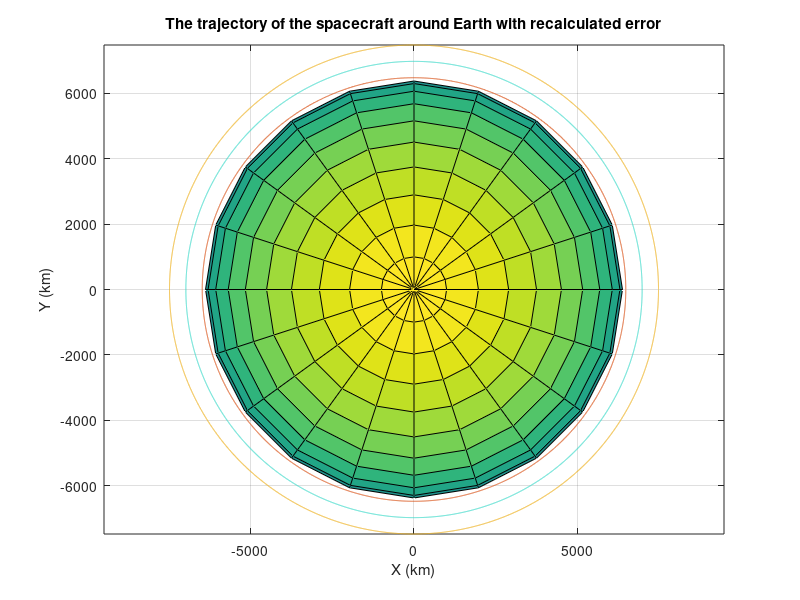
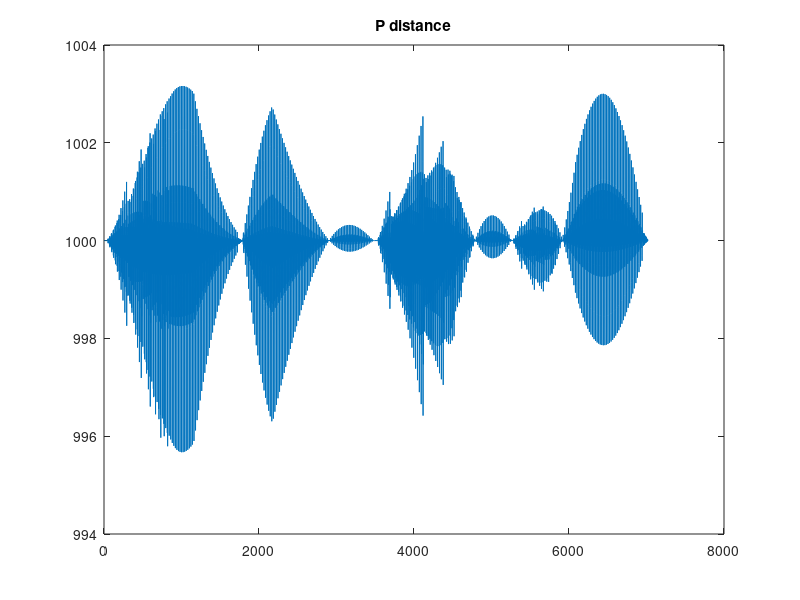
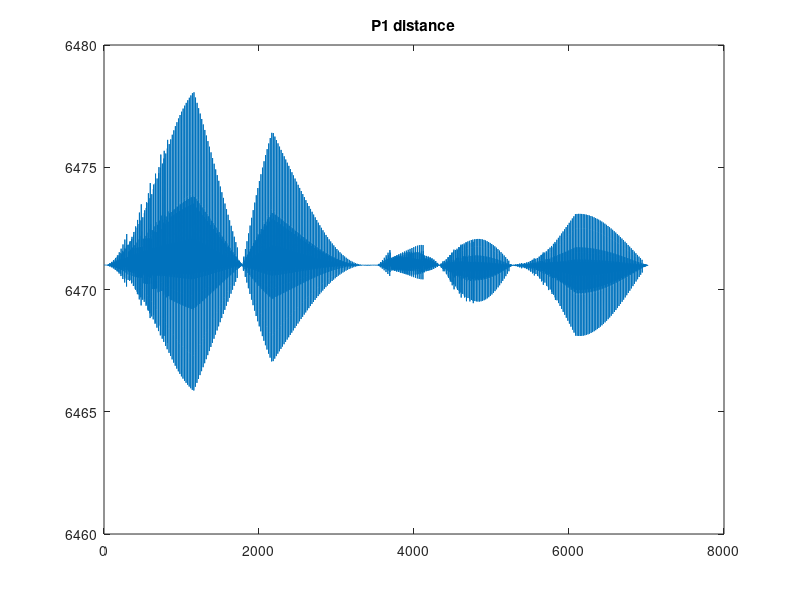
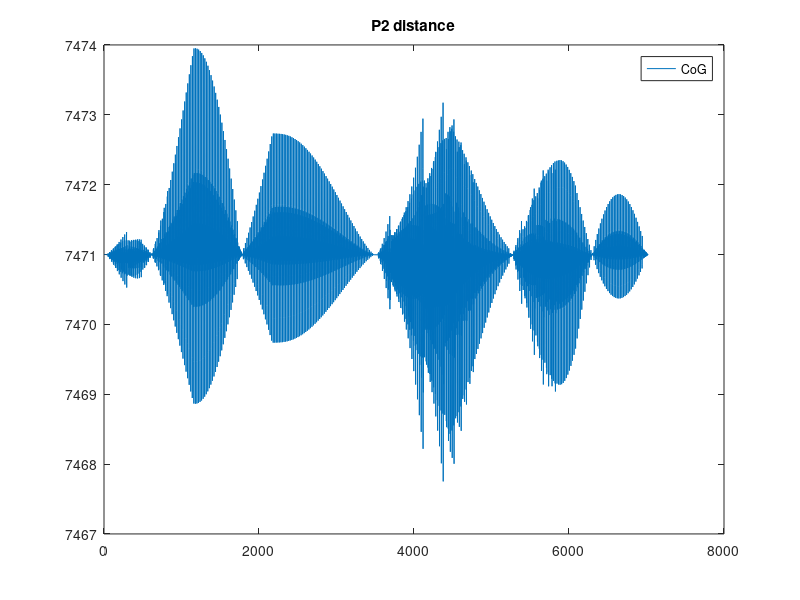

Write MATLAB code to recreate these figures, in order.
function diss_test2_2
fprintf('\n')
warning('off')

% Provides orbit of satellite in Circular orbit, i = 0

% Earth
mu = 398600; %km^3 s^-2
RE = 6371; %km
%g0 = 9.81e-3; %km/s
karmin_line = 100; %km

% input
inputs = {'Number of rotations per orbit: (Recommended 1-3)','Length of tether: (Recommended 100-1800)'};
title_input = 'Rotations and Length';
dims = [1 40];
hint = {'1','1000'};
control = inputdlg(inputs,title_input,dims,hint);
rot_orbit = str2double(control{1}); %Number of rotations per orbit
sat_length = str2double(control{2}); %Length of tether
fprintf('Number of rotations = %g\n',rot_orbit)
fprintf('Length of tether = %gkm\n\n',sat_length)

% Sat information

sat_radius = sat_length/2; %km
a = RE + sat_radius + karmin_line; % Distance from centre of the Earth
theta_s = 0; %theta at the start of the run

% Orbit information
T = 2 * pi * sqrt(a^3/mu); % Time period
v_orb = (2*pi*a)/T; % Orbital velocity
delta_theta = 2*pi*rot_orbit; % Total angle change over orbit 

omega = delta_theta/T; % Angular velocity

% Cartesian Coordinates
% As the satellite is orbiting the equator, we will look in the [x y]
% coordinates
e_hat_r = [cos(theta_s); sin(theta_s)]; % Unit vector
r_ = a*e_hat_r; % Postions vector [X Y 0]
e_hat_theta = [-sin(theta_s); cos(theta_s)];
v_ = v_orb*e_hat_theta; % Velocity vector [x y 0]

r_P1_orb = a-sat_radius; % v = d/t where d = pi*diameter
r_P2_orb = a+sat_radius;

r_P1 = r_P1_orb*e_hat_r;
r_P2 = r_P2_orb*e_hat_r;

theta = theta_s;

% Initial conditions
initial_conditions = [r_(1) r_(2) v_(1) v_(2) theta 0 r_P1(1) r_P1(2) r_P2(1) r_P2(2)];

tic
% In order to find the results to the desired accuracy, the ode45 is run
% again, with the accuracy of the run being refined each time
fprintf('Please wait while I run some calculations,\nyour buisness is important to us... *♫Hold Music♫*\n\n')
i = 0;

accuracy = 0.5;
close_diff = 1;
while abs(close_diff) > accuracy
    i = i - 0.001;   
    %options = odeset('abstol',1*10^i,'reltol',1*10^i);
    U = initial_conditions;

    [t,U] = ode45(@loving_life, [0 T], U);%, options);
    x = U(:,1); y = U(:,2); u_CoG = U(:,3); v_CoG = U(:,4); theta = U(:,5); time = U(:,6); x_P1 = U(:,7); y_P1 = U(:,8); x_P2 = U(:,9); y_P2 = U(:,10);
    % 
total__ = ones(length(x));
total = sum(total__);
total_store = [0 0];
for count = 2:total
    x_close = initial_conditions(1)-x(count);
    y_close = initial_conditions(2)-y(count);
    total_store(count-1) = sqrt(x_close^2  + y_close);
end
close_diff = min(total_store);
end

fprintf('Thank you for waiting \n\n')

fprintf('After adjusting the accuracy of ode45, the difference between the inital and final position of the trajectory is %0.2gkm (%0.4gkm)\n',close_diff,close_diff)
fprintf('while the values of abstol and reltol are: 1e%g, and 1e%g\n\n',i,i)

figure(1)
plot(x,y,'color',[61/255 217/255 201/255])

xlabel('X (km)'),ylabel('Y (km)'),zlabel('Z (km)'),title('The trajectory of the spacecraft around Earth with recalculated error')
grid on
hold on
[X,Y,Z] = sphere;
surf(X*RE,Y*RE,Z*RE)
axis equal

toc

plot(x_P1, y_P1)

plot(x_P2, y_P2)
hold off

P_dist_hold = sqrt((x_P1-x_P2).^2+(y_P1-y_P2).^2);
P1_dist = sqrt(x_P1.^2+y_P1.^2);
P2_dist = sqrt(x_P2.^2+y_P2.^2);

figure(2)
plot(P_dist_hold)
title('P distance')

figure(3)
plot(P1_dist)
title('P1 distance')

figure(4)
plot(P2_dist)
title('P2 distance')

legend CoG Earth P1 P2
fprintf('end')

function dU = loving_life(t,U)
    dU = zeros(size(U));
    x = U(1);
    y = U(2);
    u_CoG = U(3);
    v_CoG = U(4);
    theta = U(5);
    time = U(6);
    x_P1 = U(7); 
    y_P1 = U(8); 
    x_P2 = U(9); 
    y_P2 = U(10); 
    
    
    % Equations for delta of each value
    r = sqrt(x^2 + y^2);
    
    dU(1) = u_CoG;
    dU(2) = v_CoG;
    dU(3) = -(mu*x)/r^3;
    dU(4) = -(mu*y)/r^3;

    dU(5) = omega*(t-time);
    dU(6) = t - time;
    theta = omega*t;
    e_hat_rP = [cos(theta); sin(theta)];

    dU(7) = x - (sat_radius*e_hat_rP(1)) - x_P1;
    dU(8) = y - (sat_radius*e_hat_rP(2)) - y_P1;
    dU(9) = x + (sat_radius*e_hat_rP(1)) - x_P2;
    dU(10) = y + (sat_radius*e_hat_rP(2)) - y_P2;
    
end
end